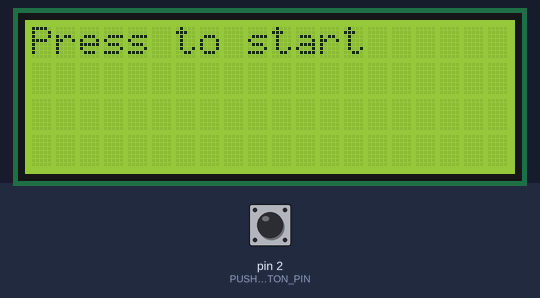
Bench run of a sketch on a simulated Arduino Uno, built with avr-gcc and run on an emulated ATmega328P. Shown: 20×4 character LCD. The inputs (shaded band) are chosen by the test bench; at power-on: pin 2 (PUSH_BUTTON_PIN) HIGH.

Above: at 0.9 s.
1.0 s: pin 2 (PUSH_BUTTON_PIN) pulled LOW for 0.15 s
At 1.17 s:
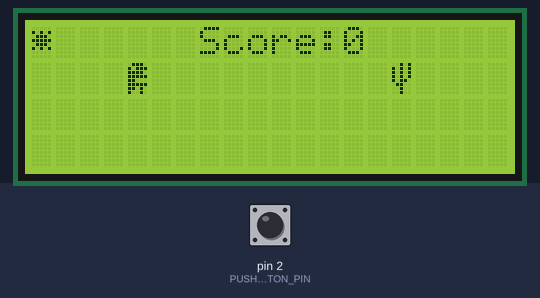
3.4 s: pin 2 (PUSH_BUTTON_PIN) pulled LOW for 1 s
At 3.7 s:
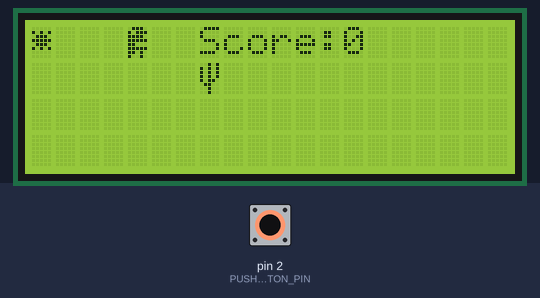
5.9 s: pin 2 (PUSH_BUTTON_PIN) pulled LOW for 1 s
At 6.23 s:
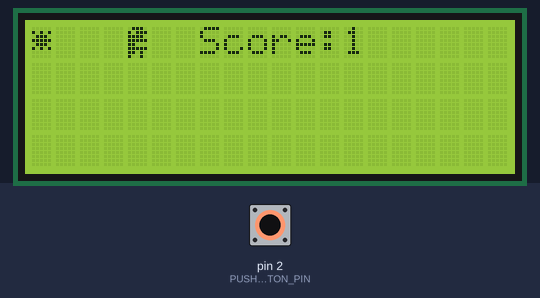
9.9 s: pin 2 (PUSH_BUTTON_PIN) pulled LOW for 3.2 s
At 14.52 s:
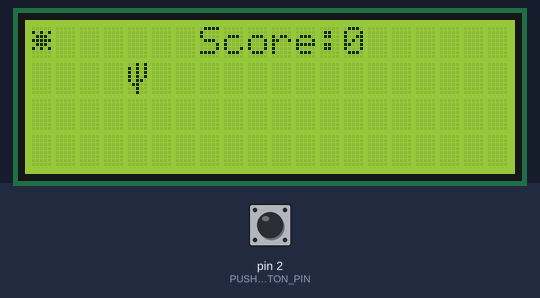
16.1 s: pin 2 (PUSH_BUTTON_PIN) driven LOW
At 16.27 s:
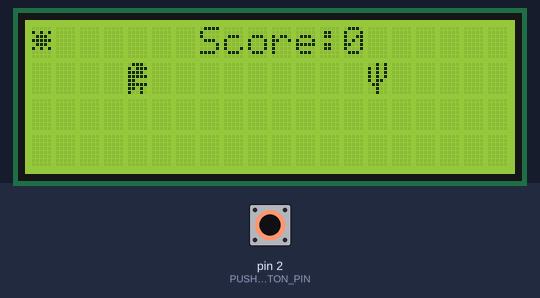
19.1 s: pin 2 (PUSH_BUTTON_PIN) driven HIGH
At 21.7 s:
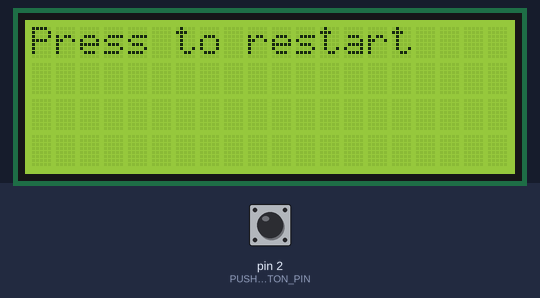
Timing chart, 0 to 23.1 s (numbered marks = the images above; inputs shaded):
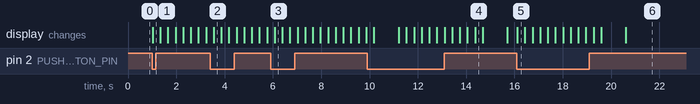

The sketch:

dino_game.ino
```cpp
#include <LiquidCrystal_I2C.h>

// all the game macro definitions
#define DINO_CHARACTER 0
#define CACTUS_CHARACTER 1
#define SUN_CHARACTER 2
#define PUSH_BUTTON_PIN 2

// set the LCD address to 0x27 for a 16 chars and 2 line display
LiquidCrystal_I2C lcd(0x27,20,4);

byte dino[8] = { //dino
  B01110,
  B10111,
  B11110,
  B11111,
  B11000,
  B11111,
  B11010,
  B10010,
};

byte cactus[8] = { //cactus
  B00101,
  B10101,
  B10101,
  B10101,
  B10110,
  B01100,
  B00100,
  B00100,
};

byte sun[8] = { //sun
  B00000,
  B10101,
  B01110,
  B11111,
  B01110,
  B10101,
  B00000,
  B00000,
};

// all the game states
int cactusPosition = 15;
int buttonState = 0;
unsigned long buttonTimeout = 0;
unsigned long cactusPositionUpdateTime = 0;
bool isCactusUpdated = false;
int gameScore = 0;
char stringBuffer[10];

// the dino will stay in the air for 1 second
int updatedButtonState() {
  if(digitalRead(PUSH_BUTTON_PIN) == LOW && !buttonState) {
    Serial.println("Pressed!");
    buttonTimeout = millis();
    buttonState = true;
  }
  if(buttonState && millis() - buttonTimeout >= 1000) {
    buttonState = false;
    Serial.println("Released!");
  }
  return !buttonState;
}

void updateCactusPosition() {
  cactusPosition = cactusPosition < 0 ? 15 : --cactusPosition;
  cactusPositionUpdateTime = millis();
  isCactusUpdated = true;
}

// a simple no operation function
void noop() {
  // arduino no operation: https://www.reddit.com/r/arduino/comments/3ynemw/is_there_a_nop_in_arduino/
  __asm__("nop\n\t");
}

// updates the cactus position after 400 ms
void checkForCactusPositionUpdate() {
  millis() - cactusPositionUpdateTime >= 100 ? updateCactusPosition() : noop();
}

void checkIfGameOver() {
  if(cactusPosition == 4 && isCactusUpdated) {
    if(!buttonState) {
      lcd.clear();
      lcd.print("GAME OVER!!!");
      delay(1000);
      lcd.clear();
      lcd.print("Press to restart");
      // wait for the user to restart the game
      while(digitalRead(PUSH_BUTTON_PIN)) {}
      // reset all the game states prior to the actual restart
      cactusPosition = 15;
      buttonState = 1;
      gameScore = 0;
      sprintf(stringBuffer, "Score:%d", gameScore);
    } else {
        sprintf(stringBuffer, "Score:%d", ++gameScore);
    }
  } else {
    sprintf(stringBuffer, "Score:%d", gameScore);
  }
  // reset the cactus status state
  isCactusUpdated = !isCactusUpdated;
}

void setup()
{
  // push button setup
  pinMode(PUSH_BUTTON_PIN, INPUT);
  // lcd initialization
  lcd.init();
  lcd.backlight();
  // create custom game characters
  lcd.createChar(DINO_CHARACTER, dino);
  lcd.createChar(CACTUS_CHARACTER, cactus);
  lcd.createChar(SUN_CHARACTER, sun);
  lcd.clear();
  // start the game once the user is ready
  lcd.print("Press to start");
  while(digitalRead(PUSH_BUTTON_PIN)) {}
  // reset button state to avoid misreading when the game starts
  buttonState = !buttonState;
  lcd.clear();
  // some initial display settings for the game
  sprintf(stringBuffer, "Score:%d", gameScore);
  cactusPositionUpdateTime = millis();
}

void loop()
{
  checkIfGameOver();
  // update all the lcd with all updated game states
  lcd.clear();
  lcd.setCursor(4,updatedButtonState());
  lcd.write(DINO_CHARACTER);
  checkForCactusPositionUpdate();
  lcd.setCursor(cactusPosition, 1);
  lcd.write(CACTUS_CHARACTER);
  lcd.setCursor(0, 0);
  lcd.write(SUN_CHARACTER);
  // update the game score board
  lcd.setCursor(7, 0);
  lcd.print(stringBuffer);
  // this delay determines how fast the overall game refreshes
  delay(300);
}
```

Measured:
- after the input at 1.0 s, the display: changes at once (image 1)
- after the input at 3.4 s, the display: changes after 0.15 s (image 2)
- after the input at 5.9 s, the display: changes after 0.17 s (image 3)
- after the input at 9.9 s, the display: first differs from a run without the input after 1.3 s (image 4 shows a later state)
- after the input at 16.1 s, the display: changes at once (image 5)
- after the input at 19.1 s, the display: first differs from a run without the input after 1.5 s (image 6)
